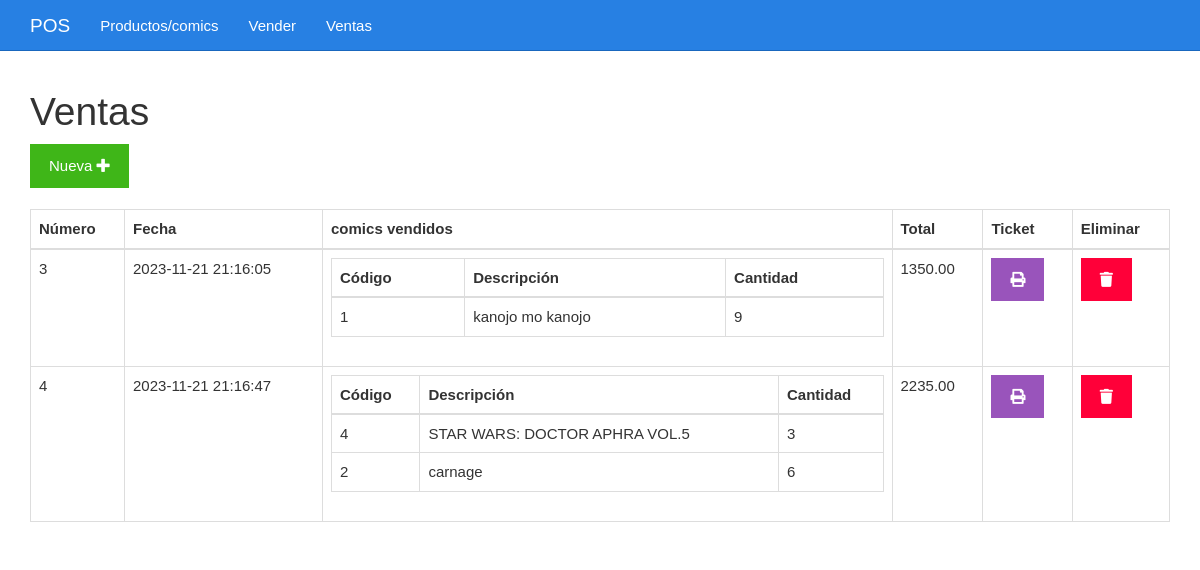
Page /ventas.php on the committed database.
### tables this page shows
CREATE TABLE `ventas` (
  `idventa` bigint(20) UNSIGNED NOT NULL,
  `fecha` datetime NOT NULL,
  `total` decimal(7,2) DEFAULT NULL
);

### ventas.php (the view)
<?php include_once "encabezado.php" ?>
<?php
include_once "base_de_datos.php";
$sentencia = $base_de_datos->query("SELECT ventas.total, ventas.fecha, ventas.idventa, GROUP_CONCAT(	comics.idcomic, '..',  comics.nomcomic, '..', comics_vendidos.cantidad SEPARATOR '__') AS comics FROM ventas INNER JOIN comics_vendidos ON comics_vendidos.idventa = ventas.idventa INNER JOIN comics ON comics.idcomic = comics_vendidos.idcomic GROUP BY ventas.idventa ORDER BY ventas.idventa;");
$ventas = $sentencia->fetchAll(PDO::FETCH_OBJ);
?>
	<div class="col-xs-12">
		<h1>Ventas</h1>
		<div>
			<a class="btn btn-success" href="./vender.php">Nueva <i class="fa fa-plus"></i></a>
		</div>
		<br>
		<table class="table table-bordered">
			<thead>
				<tr>
					<th>Número</th>
					<th>Fecha</th>
					<th>comics vendidos</th>
					<th>Total</th>
					<th>Ticket</th>
					<th>Eliminar</th>
				</tr>
			</thead>
			<tbody>
				<?php foreach($ventas as $venta){ ?>
				<tr>
					<td><?php echo $venta->idventa ?></td>
					<td><?php echo $venta->fecha ?></td>
					<td>
						<table class="table table-bordered">
							<thead>
								<tr>
									<th>Código</th>
									<th>Descripción</th>
									<th>Cantidad</th>
								</tr>
							</thead>
							<tbody>
								<?php foreach(explode("__", $venta->comics) as $comicsConcatenados){
								$producto = explode("..", $comicsConcatenados)
								?>
								<tr>
									<td><?php echo $producto[0] ?></td>
									<td><?php echo $producto[1] ?></td>
									<td><?php echo $producto[2] ?></td>
								</tr>
								<?php } ?>
							</tbody>
						</table>
					</td>
					<td><?php echo $venta->total ?></td>
					<td><a class="btn btn-info" href="<?php echo "imprimirTicket.php?idventa=" . $venta->idventa?>"><i class="fa fa-print"></i></a></td>
					<td><a class="btn btn-danger" href="<?php echo "eliminarVenta.php?idventa=" . $venta->idventa?>"><i class="fa fa-trash"></i></a></td>
				</tr>
				<?php } ?>
			</tbody>
		</table>
	</div>
<?php include_once "pie.php" ?>

### css/estilo.css (style rules this page uses)
body { padding-top: 70px; }

### rows in the picture
ventas: idventa "3", fecha "2023-11-21 21:16:05", producto "1", producto "kanojo mo kanojo", producto "9", total "1350.00"
ventas: idventa "4", fecha "2023-11-21 21:16:47", producto "4", producto "STAR WARS: DOCTOR APHRA VOL.5", producto "3", producto "2", producto "carnage", producto "6", total "2235.00"
